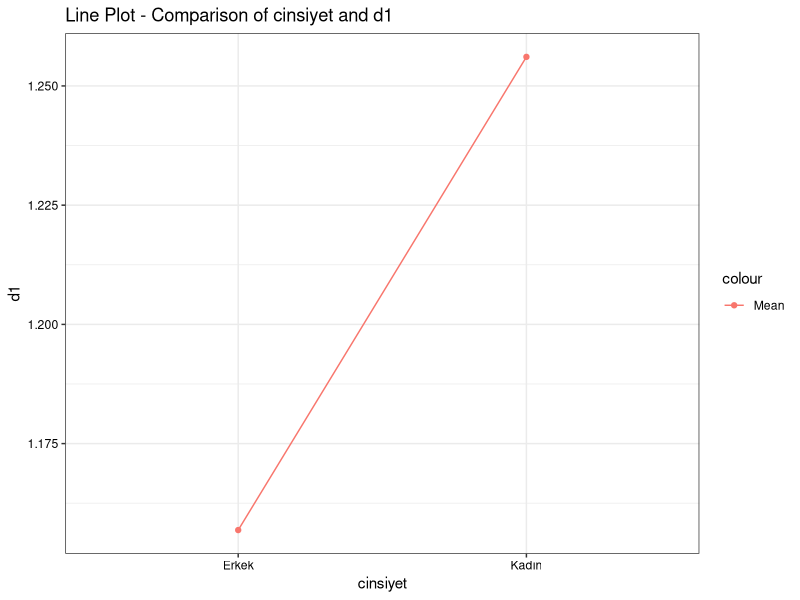
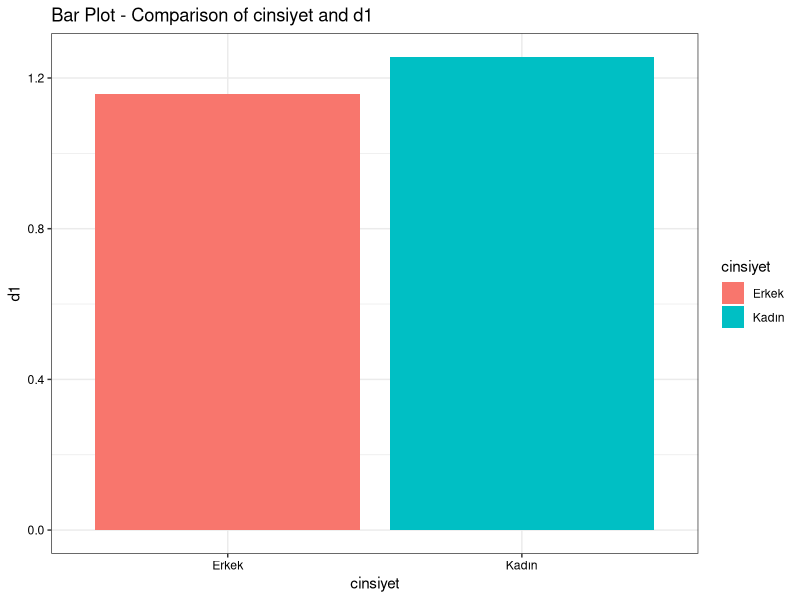
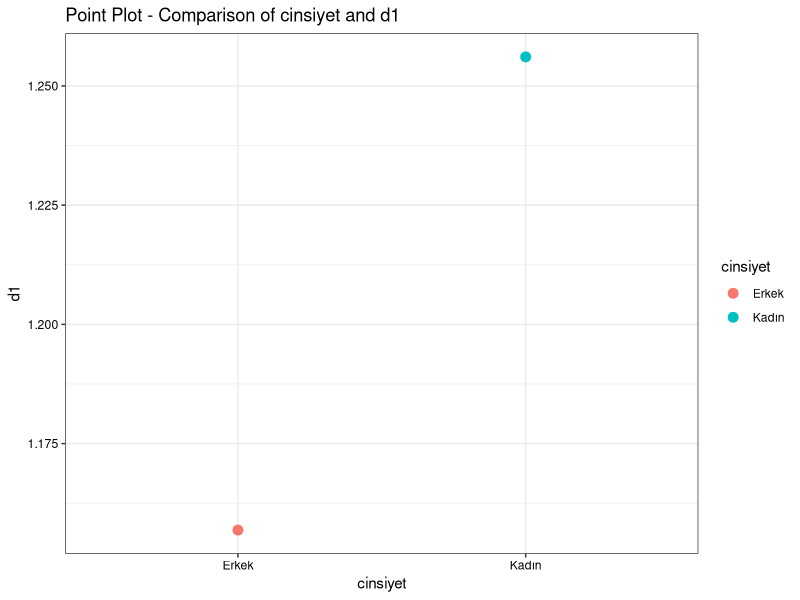
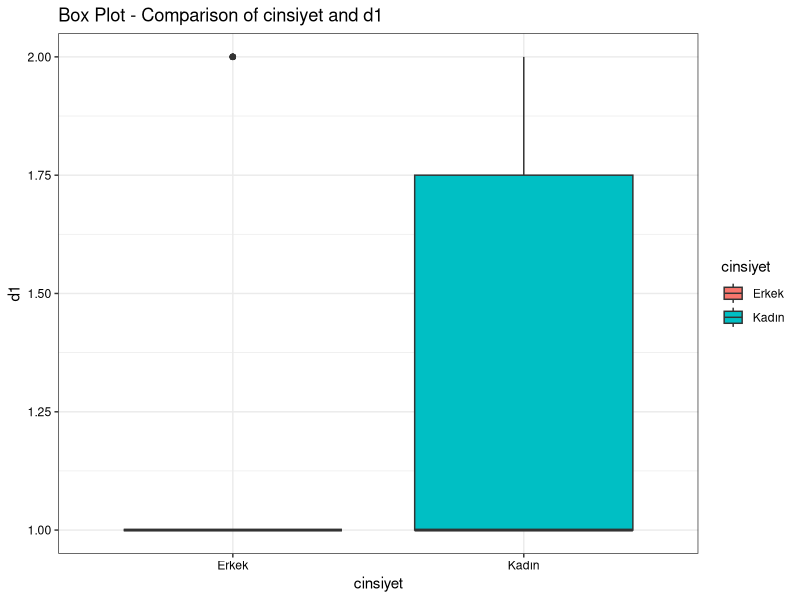
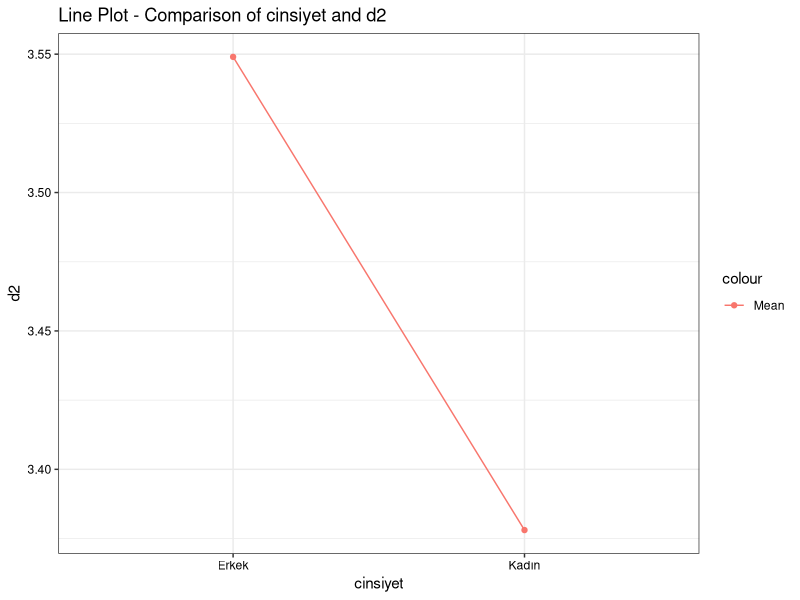
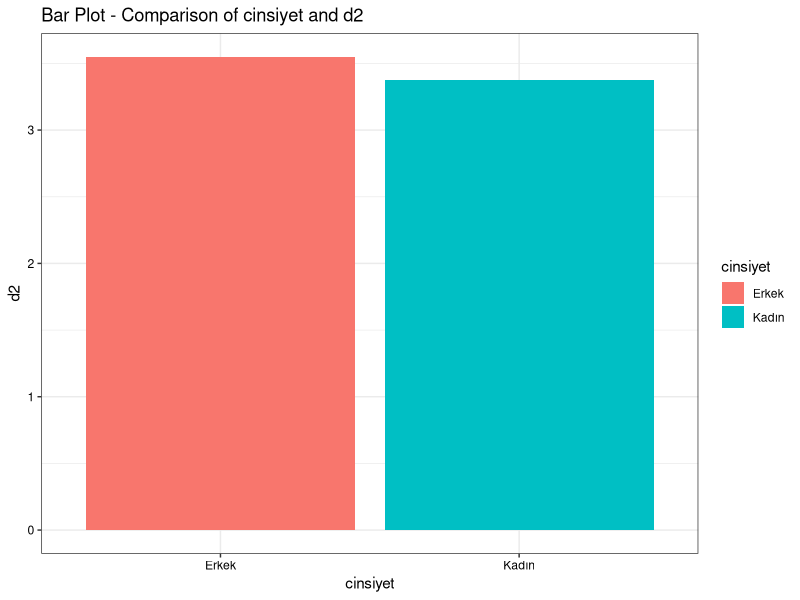
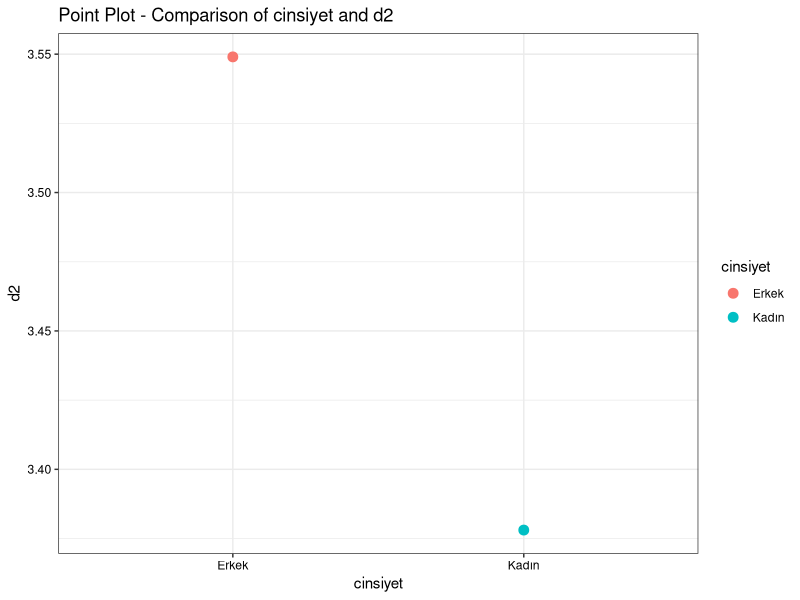
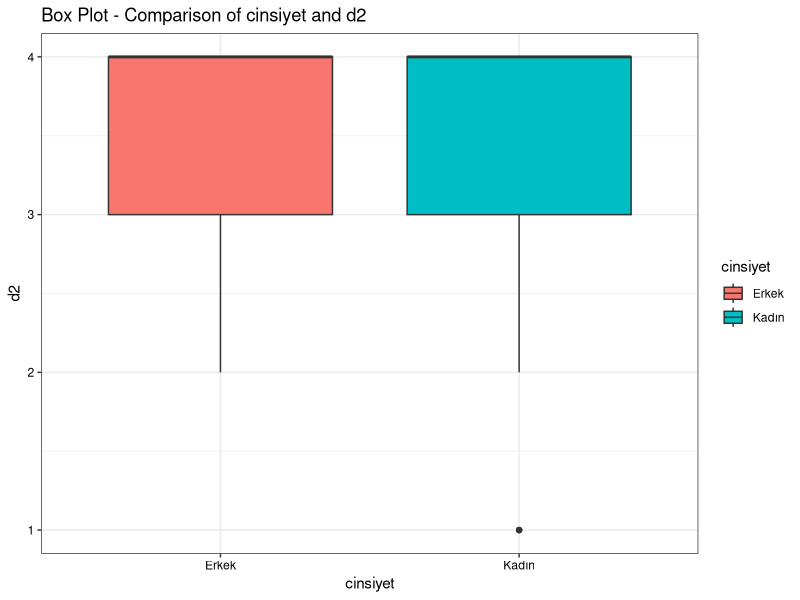

These figures' R source, in order:
install.packages(c("readxl", "dplyr", "ggplot2"))
library(readxl)
library(dplyr)
library(ggplot2)

data <- read_excel("categorical_numeric_dataset.xlsx")

# Define categorical and numeric variables
categorical_variables <- c("cinsiyet", "egitim_derecesi")
numeric_variables <- c("d1", "d2")

# Generate plots and save them as PNG files
plot_counter <- 1
for (i in 1:length(categorical_variables)) {
  for (j in 1:length(numeric_variables)) {
    
    # Line Plot
    line_plot <- ggplot(data, aes_string(x = categorical_variables[i], y = numeric_variables[j], group = 1)) +
      geom_line(stat = "summary", fun = "mean", aes(color = "Mean")) +
      geom_point(stat = "summary", fun = "mean", aes(color = "Mean")) +
      labs(
        title = paste("Line Plot - Comparison of", categorical_variables[i], "and", numeric_variables[j]),
        x = categorical_variables[i],
        y = numeric_variables[j]
      ) +
      theme_bw() +
      theme(
        plot.title = element_text(color = "black"),
        axis.text.x = element_text(color = "black"),
        axis.text.y = element_text(color = "black")
      )
    
    ggsave(filename = paste0("line_plot_", plot_counter, ".png"), plot = line_plot)
    
    # Bar Plot
    bar_plot <- ggplot(data, aes_string(x = categorical_variables[i], y = numeric_variables[j], fill = categorical_variables[i])) +
      geom_bar(stat = "summary", fun = "mean", position = "dodge") +
      labs(
        title = paste("Bar Plot - Comparison of", categorical_variables[i], "and", numeric_variables[j]),
        x = categorical_variables[i],
        y = numeric_variables[j]
      ) +
      theme_bw() +
      theme(
        plot.title = element_text(color = "black"),
        axis.text.x = element_text(color = "black"),
        axis.text.y = element_text(color = "black")
      )
    
    ggsave(filename = paste0("bar_plot_", plot_counter, ".png"), plot = bar_plot)
    
    # Point Plot
    point_plot <- ggplot(data, aes_string(x = categorical_variables[i], y = numeric_variables[j], color = categorical_variables[i])) +
      geom_point(stat = "summary", fun = "mean", size = 3) +
      labs(
        title = paste("Point Plot - Comparison of", categorical_variables[i], "and", numeric_variables[j]),
        x = categorical_variables[i],
        y = numeric_variables[j]
      ) +
      theme_bw() +
      theme(
        plot.title = element_text(color = "black"),
        axis.text.x = element_text(color = "black"),
        axis.text.y = element_text(color = "black")
      )
    
    ggsave(filename = paste0("point_plot_", plot_counter, ".png"), plot = point_plot)
    
    # Box Plot
    box_plot <- ggplot(data, aes_string(x = categorical_variables[i], y = numeric_variables[j], fill = categorical_variables[i])) +
      geom_boxplot() +
      labs(
        title = paste("Box Plot - Comparison of", categorical_variables[i], "and", numeric_variables[j]),
        x = categorical_variables[i],
        y = numeric_variables[j]
      ) +
      theme_bw() +
      theme(
        plot.title = element_text(color = "black"),
        axis.text.x = element_text(color = "black"),
        axis.text.y = element_text(color = "black")
      )
    
    ggsave(filename = paste0("box_plot_", plot_counter, ".png"), plot = box_plot)
    
    plot_counter <- plot_counter + 1
  }
}
